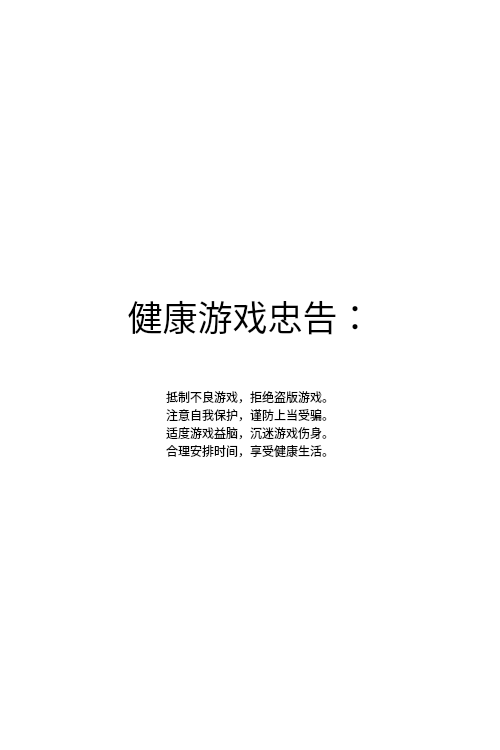
<?xml version="1.0" encoding="UTF-8"?>
<ui version="4.0">
 <class>Warn</class>
 <widget class="QDialog" name="Warn">
  <property name="geometry">
   <rect>
    <x>0</x>
    <y>0</y>
    <width>500</width>
    <height>750</height>
   </rect>
  </property>
  <property name="minimumSize">
   <size>
    <width>500</width>
    <height>750</height>
   </size>
  </property>
  <property name="maximumSize">
   <size>
    <width>500</width>
    <height>750</height>
   </size>
  </property>
  <property name="windowTitle">
   <string>Dialog</string>
  </property>
  <property name="styleSheet">
   <string notr="true">background-color: rgb(255, 255, 255);</string>
  </property>
  <layout class="QVBoxLayout" name="verticalLayout">
   <item>
    <spacer name="verticalSpacer_2">
     <property name="orientation">
      <enum>Qt::Vertical</enum>
     </property>
     <property name="sizeHint" stdset="0">
      <size>
       <width>20</width>
       <height>231</height>
      </size>
     </property>
    </spacer>
   </item>
   <item>
    <widget class="QLabel" name="lab_warning">
     <property name="font">
      <font>
       <family>隶书</family>
       <pointsize>26</pointsize>
       <weight>50</weight>
       <italic>false</italic>
       <bold>false</bold>
      </font>
     </property>
     <property name="styleSheet">
      <string notr="true">border-image:ul();
color: rgb(0, 0, 0);
font: 26pt &quot;隶书&quot;;</string>
     </property>
     <property name="text">
      <string>健康游戏忠告：</string>
     </property>
     <property name="alignment">
      <set>Qt::AlignCenter</set>
     </property>
    </widget>
   </item>
   <item>
    <spacer name="verticalSpacer_3">
     <property name="orientation">
      <enum>Qt::Vertical</enum>
     </property>
     <property name="sizeType">
      <enum>QSizePolicy::Fixed</enum>
     </property>
     <property name="sizeHint" stdset="0">
      <size>
       <width>20</width>
       <height>40</height>
      </size>
     </property>
    </spacer>
   </item>
   <item>
    <widget class="QLabel" name="lab_warningtext">
     <property name="styleSheet">
      <string notr="true">border-image:ul();
color: rgb(0, 0, 0);
font: 20pt &quot;隶书&quot;;</string>
     </property>
     <property name="text">
      <string>抵制不良游戏，拒绝盗版游戏。
注意自我保护，谨防上当受骗。
适度游戏益脑，沉迷游戏伤身。
合理安排时间，享受健康生活。</string>
     </property>
     <property name="alignment">
      <set>Qt::AlignCenter</set>
     </property>
    </widget>
   </item>
   <item>
    <spacer name="verticalSpacer">
     <property name="orientation">
      <enum>Qt::Vertical</enum>
     </property>
     <property name="sizeHint" stdset="0">
      <size>
       <width>20</width>
       <height>230</height>
      </size>
     </property>
    </spacer>
   </item>
  </layout>
 </widget>
 <resources/>
 <connections/>
</ui>
